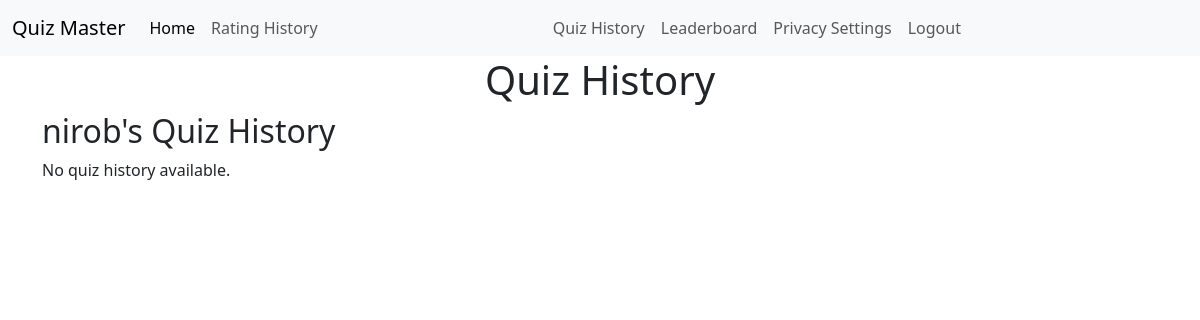
Before: /quiz_history/nirob/ with the older database file.
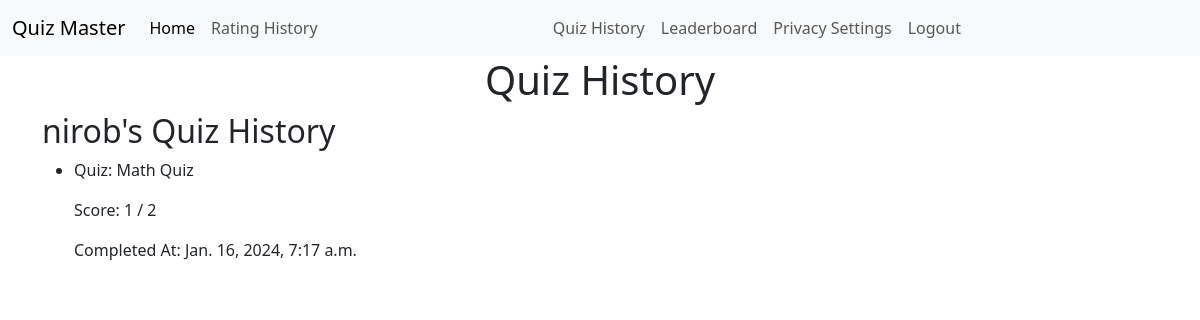
After: the same page with the newer database file.
### quizzes/models.py (models this page shows, shortened)
class UserQuizHistory(models.Model):
    user = models.ForeignKey(User, on_delete=models.CASCADE)
    quiz = models.ForeignKey(Quiz, on_delete=models.CASCADE)
    score = models.IntegerField()
    completed_at = models.DateTimeField(auto_now_add=True)

class Quiz(models.Model):
    title = models.CharField(max_length=255)
    description = models.TextField()
    category = models.ForeignKey(Category, on_delete=models.CASCADE)
    has_time_limit = models.BooleanField(default=False)

### core/views.py (the view)
# urls.py: path('quiz_history/<str:username>/', quiz_history, name='quiz_history'),
def quiz_history(request, username):
    user = get_object_or_404(User, username=username)
    quiz_history = UserQuizHistory.objects.filter(
        user=user).order_by('-completed_at')
    context = {
        'user': user,
        'quiz_history': quiz_history,
    }
    return render(request, 'quiz_history.html', context)

### core/templates/quiz_history.html
{% extends 'base.html' %}
{% block content %}
<h1 class="text-center">Quiz History</h1>
<div class="container">
    <h2>{{ user.username }}'s Quiz History</h2>
    {% if quiz_history %}
    <ul>
        {% for history in quiz_history %}
        <li>
            <p>Quiz: {{ history.quiz.title }}</p>
            <p>Score: {{ history.score }} / {{ history.quiz.questions.count }}</p>
            <p>Completed At: {{ history.completed_at }}</p>
        </li>
        {% endfor %}
    </ul>
    {% else %}
    <p>No quiz history available.</p>
    {% endif %}
</div>
{% endblock %}

Changed rows visible on the page:
added UserQuizHistory: quiz "Math Quiz", score "1", quiz.questions.count "2", completed_at "Jan. 16, 2024, 7:17 a.m."
Other visible differences:
text no longer shown: "No quiz history available."
